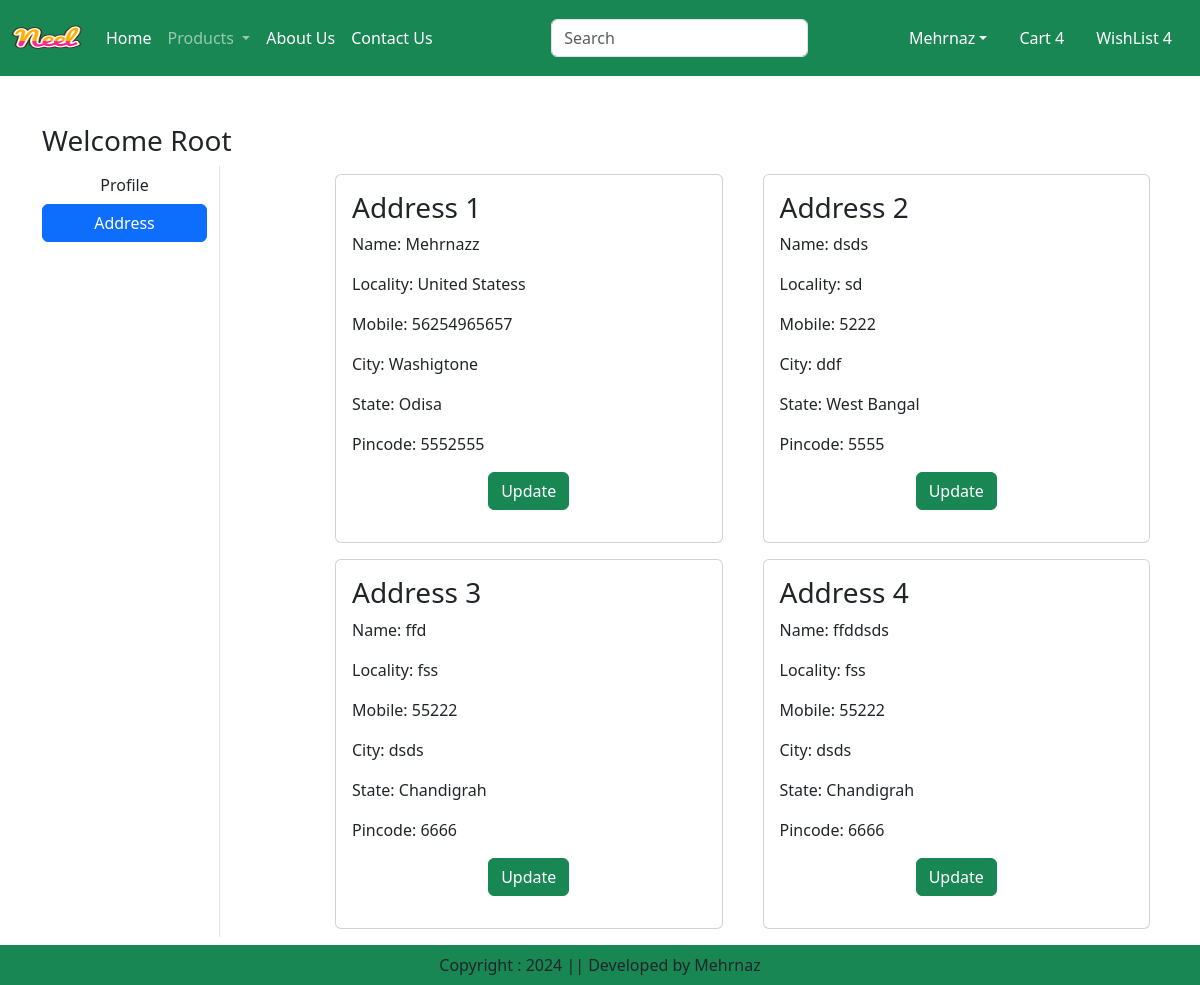
The page /address/ (signed in) on the database its author committed.
### app/models.py (models this page shows, shortened)
class Customer(models.Model):
    user = models.ForeignKey(User,on_delete=models.CASCADE)
    name = models.CharField(max_length=200)
    locality = models.CharField(max_length=200)
    city = models.CharField(max_length=50)
    mobile= models.IntegerField(default=0)
    zipcode = models.IntegerField()
    state = models.CharField(choices=STATE_CHOICES, max_length=100)

### app/views.py (the view)
# urls.py: path('address/',views.address, name="address"),
def address(request):
    add = Customer.objects.filter(user=request.user)
    return render(request,'app/address.html',locals())

### app/templates/app/address.html (shortened to what this page needs)
{% extends 'app/base.html' %}
{% load static %}
{% block main-content %}
<div class="container my-5">
    <div class="row">
        <h3>Welcome <span class="text-capitalize">{{request.user}}</span></h3>
        <div class="col-sm-2 border-end">
            <ul class="list-unstyled">
                <li class="d-grid"><a href="{% url 'profile'%}" class="btn ">Profile</a></li>
                <li class="d-grid"><a href="{% url 'address'%}" class="btn btn-primary">Address</a></li>
            </ul>
        </div>
        <div class="col-sm-9 offset-sm-1">
            <div class="row">
                {% for ad in add %}
                    <div class="col-sm-6">
                        <div class="card m-2">
                            <div class="card-body">
                                <h3>Address {{forloop.counter}}</h3>
                                <p>Name: {{ad.name}}</p>
                                <p>Locality: {{ad.locality}}</p>
                                <p>Mobile: {{ad.mobile}}</p>
                                <p>City: {{ad.city}}</p>
                                <p>State: {{ad.state}}</p>
                                <p>Pincode: {{ad.zipcode}}</p>
                                <p class="text-center"><a href="{% url 'updateAddress' pk=ad.id %}" type="button" class="btn btn-success">Update</a></p>
                            </div>
                        </div>
                    </div>
                {% endfor %}
            </div>
        </div>
    </div>
</div>
{% endblock main-content %}

### rows shown on the page
Customer: name "Mehrnazz", locality "United Statess", mobile "56254965657", city "Washigtone", state "Odisa", zipcode "5552555"
Customer: name "dsds", locality "sd", mobile "5222", city "ddf", state "West Bangal", zipcode "5555"
Customer: name "ffd", locality "fss", mobile "55222", city "dsds", state "Chandigrah", zipcode "6666"
Customer: name "ffddsds", locality "fss", mobile "55222", city "dsds", state "Chandigrah", zipcode "6666"

### other values the page prints
{{ request.user }} "Root"
